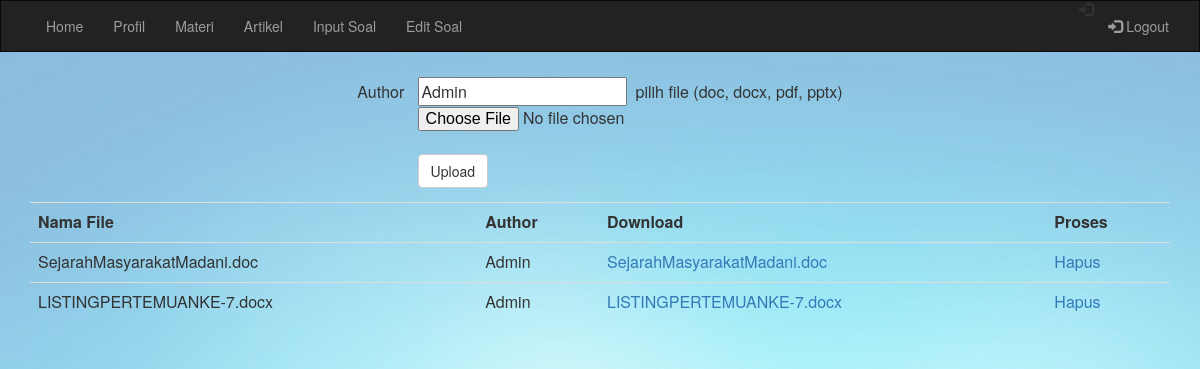
Page /materi1.php (signed in) on the committed database.
### tables this page shows
CREATE TABLE IF NOT EXISTS `file` (
  `kode` int(5) NOT NULL,
  `author` varchar(20) DEFAULT NULL,
  `nama_file` varchar(70) DEFAULT NULL
);

### materi1.php (the view, shortened to what this page needs)
<?php
  if(isset($_SESSION['user'])){
	$login = "sukses";
  }else{
	$login = "gagal";
		header("Location:http://localhost/PAW/login.html");
	}
	$author = $_SESSION['nama_lengkap'];
?>
<html>
<html lang="en">
<head>
	<link rel="stylesheet" href="https://maxcdn.bootstrapcdn.com/bootstrap/3.3.7/css/bootstrap.min.css">
</head>
<body>
<nav class="navbar navbar-inverse">
	<div class="container-fluid">
		<div class="collapse navbar-collapse" id="myNavbar">
			<ul class="nav navbar-nav">
				<li><a href="index.php">Home</a></li>
				<li><a href="profil.php">Profil</a></li>
				<li><a href="materi1.php">Materi</a></li>
				<li><a href="inputArtikel.php">Artikel</a></li>
				<li><a href="input.php?page=soal">Input Soal</a></li>
				<li><a href="input.php?page=view">Edit Soal</a></li>
			</ul>
			<ul class="nav navbar-nav navbar-right">
				<li><span class="glyphicon glyphicon-log-in"></span>
				<?php
				if($login == "sukses"){
					echo "<li><a href='logout.php'><span class='glyphicon glyphicon-log-in'></span> Logout</a></li>";
				}else{
					echo "<li><a href='login.html'><span class='glyphicon glyphicon-log-in'></span> Login</a></li>";
				}
				?>
			</ul>
		</div>
	</div>
</nav>
<div class="container materi">
	<div class="row">
		<div class="col-lg-12">
		<center>
		<form action="upload.php" method="post" enctype="multipart/form-data">
		<table border="0">
			<tr>
				<td>
					Author &nbsp;&nbsp;
				</td>
				<td>
					<input type="text" name="author" value="<?php echo $author; ?>" readonly/>&nbsp;&nbsp;
				</td>
				<td>
					pilih file (doc, docx, pdf, pptx)
				</td>
			</tr>
			<tr>
				<td>
				</td>
				<td colspan="2s">
					<input type="file" name="fileToUpload" id="fileToUpload">
				</td>
			</tr>
			<tr><td><br/> </td></tr>
			<tr> <td><br/></td>
				<td >
					<input type="submit" value="Upload" name="submit" class="btn btn-default">
				</td>
			</tr>
		</table>
		</form>
		</center>
		<div class="table-responsive">
		  <table class="table">
			<tr>
			<th>Nama File</th>
			<th>Author</th>
			<th>Download</th>
			<th>Proses</th>
			</tr>
			<?php
				include "koneksi.php";
				$sql="select * from file";
				$hasil = mysqli_query($kon, $sql);
				while($row = mysqli_fetch_assoc($hasil)){
					echo "<tr>";
					echo "<td>".$row['nama_file']."</td>";
					echo "<td>".$row['author']."</td>";
					echo "<td><a href =uploads/".$row['nama_file']." >".$row['nama_file']."</a></td>";
					echo "<td><a onclick='return konfirmasi()' href=hapus_file.php?kode=".$row['kode']."&nama_file=".$row['nama_file'].">Hapus</a></td>";
					echo "</tr>";
				}
			?>
		  </table>
		</div>
		</div>
	</div>
</div>
</body>
</html>

### materi1.php (style rules this page uses)
body { background-image:url(pict/bgblur.JPG); }
.navbar { margin-bottom: 0; border-radius: 0; }
.materi { margin-top:25; }

### rows in the picture
file: nama_file "SejarahMasyarakatMadani.doc", author "Admin"
file: nama_file "LISTINGPERTEMUANKE-7.docx", author "Admin"
